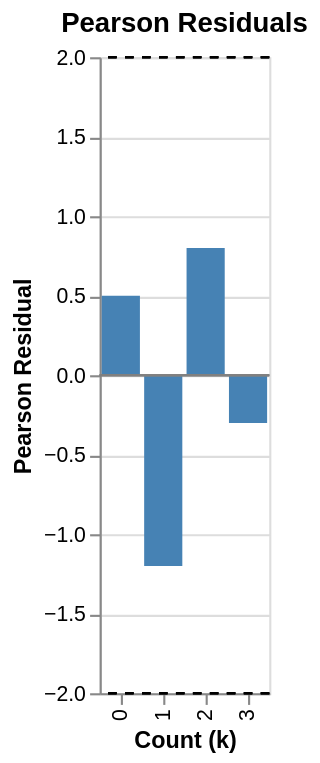

Here is the Vega-Lite specification saved for this chart:
### Vega-Lite specification from a JSON file in a GitHub repository (floating-point values rounded to 4 significant figures)
{"$schema": "https://vega.github.io/schema/vega-lite/v6.json", "description": "Pearson residuals plot for count data", "width": "container", "height": "container", "title": "Pearson Residuals", "data": {"values": [{"k": 0, "residual": 0.5}, {"k": 1, "residual": -1.2}, {"k": 2, "residual": 0.8}, {"k": 3, "residual": -0.3}]}, "layer": [{"mark": {"type": "bar", "color": "steelblue"}, "encoding": {"x": {"field": "k", "type": "ordinal", "title": "Count (k)"}, "y": {"field": "residual", "type": "quantitative", "title": "Pearson Residual"}, "color": {"condition": {"test": "abs(datum.residual) > 2", "value": "red"}, "value": "steelblue"}}}, {"mark": {"type": "rule", "color": "black", "strokeDash": [4, 4]}, "encoding": {"y": {"datum": 2}}}, {"mark": {"type": "rule", "color": "black", "strokeDash": [4, 4]}, "encoding": {"y": {"datum": -2}}}, {"mark": {"type": "rule", "color": "gray"}, "encoding": {"y": {"datum": 0}}}]}
